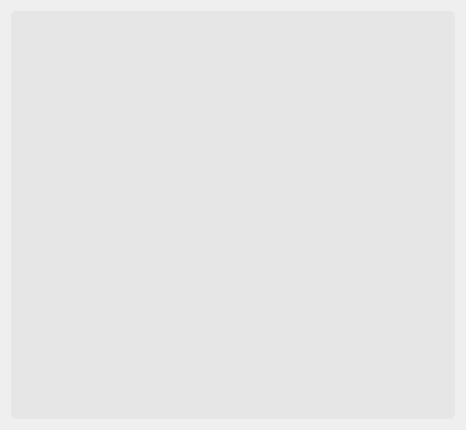
<?xml version="1.0" encoding="UTF-8"?>
<ui version="4.0">
 <class>CurrentMusicWidget</class>
 <widget class="QWidget" name="CurrentMusicWidget">
  <property name="geometry">
   <rect>
    <x>0</x>
    <y>0</y>
    <width>466</width>
    <height>430</height>
   </rect>
  </property>
  <property name="windowTitle">
   <string>Form</string>
  </property>
  <layout class="QGridLayout" name="gridLayout">
   <item row="0" column="0">
    <widget class="QTextBrowser" name="lrc">
     <property name="font">
      <font>
       <family>Adobe 楷体 Std R</family>
       <pointsize>15</pointsize>
      </font>
     </property>
     <property name="styleSheet">
      <string notr="true">QTextBrowser{
	border-radius: 5px;
	background-color: rgba(216, 216, 216, 100);
}
QScrollBar:vertical
{
    width:8px;
    background:rgba(124, 124, 124, 200);
    margin:0px,0px,0px,0px;
}
QScrollBar::handle:vertical
{
    width:8px;
    background:rgba(0, 247, 219, 200);
    border-radius:4px;   
    min-height:20;
}
QScrollBar::handle:vertical:hover
{
    width:8px;
    background:rgba(2, 255, 192, 200);
    border-radius:4px;
    min-height:20;
}
</string>
     </property>
     <property name="html">
      <string>&lt;!DOCTYPE HTML PUBLIC &quot;-//W3C//DTD HTML 4.0//EN&quot; &quot;http://www.w3.org/TR/REC-html40/strict.dtd&quot;&gt;
&lt;html&gt;&lt;head&gt;&lt;meta name=&quot;qrichtext&quot; content=&quot;1&quot; /&gt;&lt;style type=&quot;text/css&quot;&gt;
p, li { white-space: pre-wrap; }
&lt;/style&gt;&lt;/head&gt;&lt;body style=&quot; font-family:'Adobe 楷体 Std R'; font-size:15pt; font-weight:400; font-style:normal;&quot;&gt;
&lt;p align=&quot;center&quot; style=&quot;-qt-paragraph-type:empty; margin-top:0px; margin-bottom:0px; margin-left:0px; margin-right:0px; -qt-block-indent:0; text-indent:0px;&quot;&gt;&lt;br /&gt;&lt;/p&gt;&lt;/body&gt;&lt;/html&gt;</string>
     </property>
    </widget>
   </item>
  </layout>
 </widget>
 <resources/>
 <connections/>
</ui>
